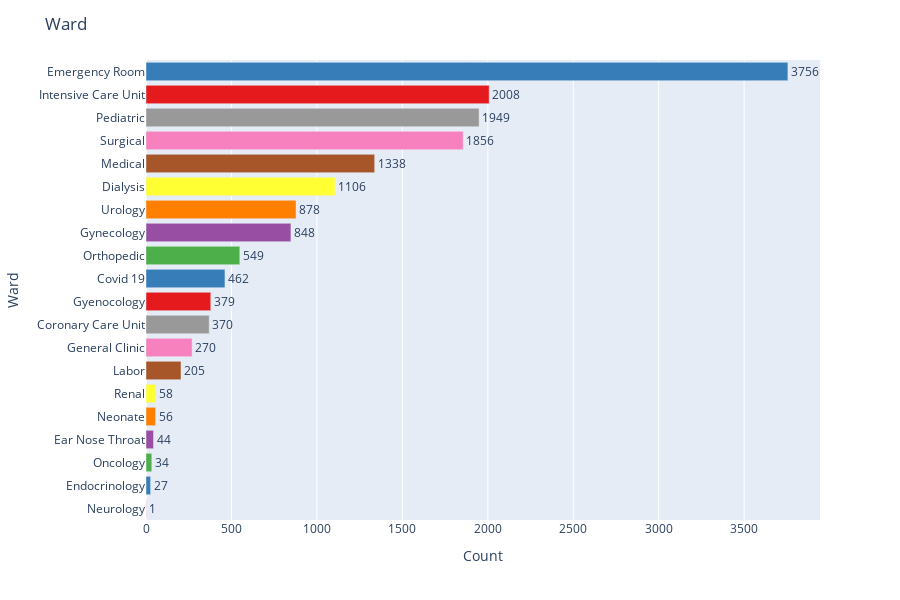

The notebook cell saved with this chart:
### Markdown cell above
## Ward

### Code cell
# Prepare data
# a = df['Ward'].value_counts(ascending=True)
# plot_df = a.reset_index()
# plot_df.columns = ['Ward', 'Count']

plot_df = count_entries("Ward")

fig = px.bar(
    plot_df,
    x='Count',
    y='Ward',
    orientation='h',
    text='Count',
    color='Ward',
    color_discrete_sequence=px.colors.qualitative.Set1,
)

fig.update_layout(
    title='Ward',
    xaxis=dict(range=[0, plot_df['Count'].max() * 1.05]),
    yaxis=dict(
        categoryorder='array',
        categoryarray=plot_df['Ward'].tolist()  # maintain ascending order
    ),
    showlegend=False,
    height=600
)

fig.update_traces(textposition='outside')
fig.show()

### Figure 1 — Plotly figure (JSON) as saved in the notebook; plotly's stock layout.template omitted (floating-point values rounded to 4 significant figures)
{"data": [{"alignmentgroup": "True", "hovertemplate": "Ward=%{y}<br>Count=%{text}<extra></extra>", "legendgroup": "Neurology", "marker": {"color": "rgb(228,26,28)", "pattern": {"shape": ""}}, "name": "Neurology", "offsetgroup": "Neurology", "orientation": "h", "showlegend": true, "text": [1], "textposition": "outside", "type": "bar", "x": [1], "xaxis": "x", "y": ["Neurology"], "yaxis": "y"}, {"alignmentgroup": "True", "hovertemplate": "Ward=%{y}<br>Count=%{text}<extra></extra>", "legendgroup": "Endocrinology", "marker": {"color": "rgb(55,126,184)", "pattern": {"shape": ""}}, "name": "Endocrinology", "offsetgroup": "Endocrinology", "orientation": "h", "showlegend": true, "text": [27], "textposition": "outside", "type": "bar", "x": [27], "xaxis": "x", "y": ["Endocrinology"], "yaxis": "y"}, {"alignmentgroup": "True", "hovertemplate": "Ward=%{y}<br>Count=%{text}<extra></extra>", "legendgroup": "Oncology", "marker": {"color": "rgb(77,175,74)", "pattern": {"shape": ""}}, "name": "Oncology", "offsetgroup": "Oncology", "orientation": "h", "showlegend": true, "text": [34], "textposition": "outside", "type": "bar", "x": [34], "xaxis": "x", "y": ["Oncology"], "yaxis": "y"}, {"alignmentgroup": "True", "hovertemplate": "Ward=%{y}<br>Count=%{text}<extra></extra>", "legendgroup": "Ear Nose Throat", "marker": {"color": "rgb(152,78,163)", "pattern": {"shape": ""}}, "name": "Ear Nose Throat", "offsetgroup": "Ear Nose Throat", "orientation": "h", "showlegend": true, "text": [44], "textposition": "outside", "type": "bar", "x": [44], "xaxis": "x", "y": ["Ear Nose Throat"], "yaxis": "y"}, {"alignmentgroup": "True", "hovertemplate": "Ward=%{y}<br>Count=%{text}<extra></extra>", "legendgroup": "Neonate", "marker": {"color": "rgb(255,127,0)", "pattern": {"shape": ""}}, "name": "Neonate", "offsetgroup": "Neonate", "orientation": "h", "showlegend": true, "text": [56], "textposition": "outside", "type": "bar", "x": [56], "xaxis": "x", "y": ["Neonate"], "yaxis": "y"}, {"alignmentgroup": "True", "hovertemplate": "Ward=%{y}<br>Count=%{text}<extra></extra>", "legendgroup": "Renal", "marker": {"color": "rgb(255,255,51)", "pattern": {"shape": ""}}, "name": "Renal", "offsetgroup": "Renal", "orientation": "h", "showlegend": true, "text": [58], "textposition": "outside", "type": "bar", "x": [58], "xaxis": "x", "y": ["Renal"], "yaxis": "y"}, {"alignmentgroup": "True", "hovertemplate": "Ward=%{y}<br>Count=%{text}<extra></extra>", "legendgroup": "Labor", "marker": {"color": "rgb(166,86,40)", "pattern": {"shape": ""}}, "name": "Labor", "offsetgroup": "Labor", "orientation": "h", "showlegend": true, "text": [205], "textposition": "outside", "type": "bar", "x": [205], "xaxis": "x", "y": ["Labor"], "yaxis": "y"}, {"alignmentgroup": "True", "hovertemplate": "Ward=%{y}<br>Count=%{text}<extra></extra>", "legendgroup": "General Clinic", "marker": {"color": "rgb(247,129,191)", "pattern": {"shape": ""}}, "name": "General Clinic", "offsetgroup": "General Clinic", "orientation": "h", "showlegend": true, "text": [270], "textposition": "outside", "type": "bar", "x": [270], "xaxis": "x", "y": ["General Clinic"], "yaxis": "y"}, {"alignmentgroup": "True", "hovertemplate": "Ward=%{y}<br>Count=%{text}<extra></extra>", "legendgroup": "Coronary Care Unit", "marker": {"color": "rgb(153,153,153)", "pattern": {"shape": ""}}, "name": "Coronary Care Unit", "offsetgroup": "Coronary Care Unit", "orientation": "h", "showlegend": true, "text": [370], "textposition": "outside", "type": "bar", "x": [370], "xaxis": "x", "y": ["Coronary Care Unit"], "yaxis": "y"}, {"alignmentgroup": "True", "hovertemplate": "Ward=%{y}<br>Count=%{text}<extra></extra>", "legendgroup": "Gyenocology", "marker": {"color": "rgb(228,26,28)", "pattern": {"shape": ""}}, "name": "Gyenocology", "offsetgroup": "Gyenocology", "orientation": "h", "showlegend": true, "text": [379], "textposition": "outside", "type": "bar", "x": [379], "xaxis": "x", "y": ["Gyenocology"], "yaxis": "y"}, {"alignmentgroup": "True", "hovertemplate": "Ward=%{y}<br>Count=%{text}<extra></extra>", "legendgroup": "Covid 19", "marker": {"color": "rgb(55,126,184)", "pattern": {"shape": ""}}, "name": "Covid 19", "offsetgroup": "Covid 19", "orientation": "h", "showlegend": true, "text": [462], "textposition": "outside", "type": "bar", "x": [462], "xaxis": "x", "y": ["Covid 19"], "yaxis": "y"}, {"alignmentgroup": "True", "hovertemplate": "Ward=%{y}<br>Count=%{text}<extra></extra>", "legendgroup": "Orthopedic", "marker": {"color": "rgb(77,175,74)", "pattern": {"shape": ""}}, "name": "Orthopedic", "offsetgroup": "Orthopedic", "orientation": "h", "showlegend": true, "text": [549], "textposition": "outside", "type": "bar", "x": [549], "xaxis": "x", "y": ["Orthopedic"], "yaxis": "y"}, {"alignmentgroup": "True", "hovertemplate": "Ward=%{y}<br>Count=%{text}<extra></extra>", "legendgroup": "Gynecology", "marker": {"color": "rgb(152,78,163)", "pattern": {"shape": ""}}, "name": "Gynecology", "offsetgroup": "Gynecology", "orientation": "h", "showlegend": true, "text": [848], "textposition": "outside", "type": "bar", "x": [848], "xaxis": "x", "y": ["Gynecology"], "yaxis": "y"}, {"alignmentgroup": "True", "hovertemplate": "Ward=%{y}<br>Count=%{text}<extra></extra>", "legendgroup": "Urology", "marker": {"color": "rgb(255,127,0)", "pattern": {"shape": ""}}, "name": "Urology", "offsetgroup": "Urology", "orientation": "h", "showlegend": true, "text": [878], "textposition": "outside", "type": "bar", "x": [878], "xaxis": "x", "y": ["Urology"], "yaxis": "y"}, {"alignmentgroup": "True", "hovertemplate": "Ward=%{y}<br>Count=%{text}<extra></extra>", "legendgroup": "Dialysis", "marker": {"color": "rgb(255,255,51)", "pattern": {"shape": ""}}, "name": "Dialysis", "offsetgroup": "Dialysis", "orientation": "h", "showlegend": true, "text": [1106], "textposition": "outside", "type": "bar", "x": [1106], "xaxis": "x", "y": ["Dialysis"], "yaxis": "y"}, {"alignmentgroup": "True", "hovertemplate": "Ward=%{y}<br>Count=%{text}<extra></extra>", "legendgroup": "Medical", "marker": {"color": "rgb(166,86,40)", "pattern": {"shape": ""}}, "name": "Medical", "offsetgroup": "Medical", "orientation": "h", "showlegend": true, "text": [1338], "textposition": "outside", "type": "bar", "x": [1338], "xaxis": "x", "y": ["Medical"], "yaxis": "y"}, {"alignmentgroup": "True", "hovertemplate": "Ward=%{y}<br>Count=%{text}<extra></extra>", "legendgroup": "Surgical", "marker": {"color": "rgb(247,129,191)", "pattern": {"shape": ""}}, "name": "Surgical", "offsetgroup": "Surgical", "orientation": "h", "showlegend": true, "text": [1856], "textposition": "outside", "type": "bar", "x": [1856], "xaxis": "x", "y": ["Surgical"], "yaxis": "y"}, {"alignmentgroup": "True", "hovertemplate": "Ward=%{y}<br>Count=%{text}<extra></extra>", "legendgroup": "Pediatric", "marker": {"color": "rgb(153,153,153)", "pattern": {"shape": ""}}, "name": "Pediatric", "offsetgroup": "Pediatric", "orientation": "h", "showlegend": true, "text": [1949], "textposition": "outside", "type": "bar", "x": [1949], "xaxis": "x", "y": ["Pediatric"], "yaxis": "y"}, {"alignmentgroup": "True", "hovertemplate": "Ward=%{y}<br>Count=%{text}<extra></extra>", "legendgroup": "Intensive Care Unit", "marker": {"color": "rgb(228,26,28)", "pattern": {"shape": ""}}, "name": "Intensive Care Unit", "offsetgroup": "Intensive Care Unit", "orientation": "h", "showlegend": true, "text": [2008], "textposition": "outside", "type": "bar", "x": [2008], "xaxis": "x", "y": ["Intensive Care Unit"], "yaxis": "y"}, {"alignmentgroup": "True", "hovertemplate": "Ward=%{y}<br>Count=%{text}<extra></extra>", "legendgroup": "Emergency Room", "marker": {"color": "rgb(55,126,184)", "pattern": {"shape": ""}}, "name": "Emergency Room", "offsetgroup": "Emergency Room", "orientation": "h", "showlegend": true, "text": [3756], "textposition": "outside", "type": "bar", "x": [3756], "xaxis": "x", "y": ["Emergency Room"], "yaxis": "y"}], "layout": {"barmode": "relative", "height": 600, "legend": {"title": {"text": "Ward"}, "tracegroupgap": 0}, "margin": {"t": 60}, "showlegend": false, "title": {"text": "Ward"}, "xaxis": {"anchor": "y", "domain": [0, 1], "range": [0, 3944.0], "title": {"text": "Count"}}, "yaxis": {"anchor": "x", "categoryarray": ["Neurology", "Endocrinology", "Oncology", "Ear Nose Throat", "Neonate", "Renal", "Labor", "General Clinic", "Coronary Care Unit", "Gyenocology", "Covid 19", "Orthopedic", "Gynecology", "Urology", "Dialysis", "Medical", "Surgical", "Pediatric", "Intensive Care Unit", "Emergency Room"], "categoryorder": "array", "domain": [0, 1], "title": {"text": "Ward"}}}}
